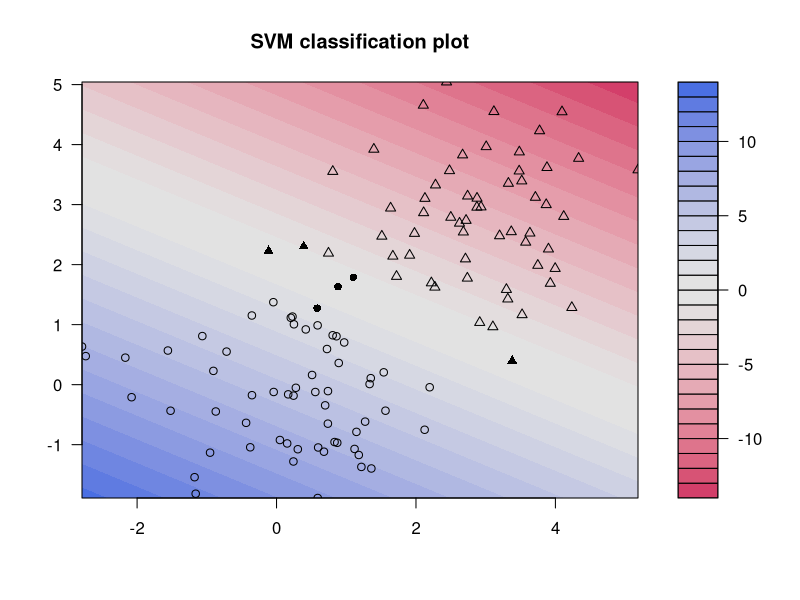

The R source for this figure:
require(kernlab)

n <- 150 # number of data points
p <- 2 # dimension

sigma <- 1 # variance of the distribution
meanpos <- 0 # centre of the distribution of positive examples
meanneg <- 3 # centre of the distribution of negative examples
npos <- round(n/2) # number of positive examples
nneg <- n-npos # number of negative examples

# Generate the positive and negative examples
xpos <- matrix(rnorm(npos*p,mean=meanpos, sd=sigma), npos, p)
xneg <- matrix(rnorm(nneg*p,mean=meanneg, sd=sigma), npos ,p)
x <- rbind(xpos, xneg)
# Generate the labels
y <- matrix(c(rep(1, npos), rep(-1, nneg)))


## Prepare a training and a test set ##
ntrain <- round(n*0.8) # number of training examples
tindex <- sample(n,ntrain) # indices of training samples
xtrain <- x[tindex,]
xtest <- x[-tindex,]
ytrain <- y[tindex]
istest <- y[-tindex]
istrain=rep(0, n)
istrain[tindex]=1

# train the SVM
model <- ksvm(xtrain,
              ytrain,
              type="C-svc",
              kernel="vanilladot",
              C=100,
              scaled=c()
         )

# Look and understand what model contains
# General summary
print(model)

# Attributes that you can access
attributes(model)

# For example, the support vectors
alpha(model)
alphaindex(model)
b(model)

# Use the built-in function to pretty-plot the classifier
plot(model,data=xtrain)
